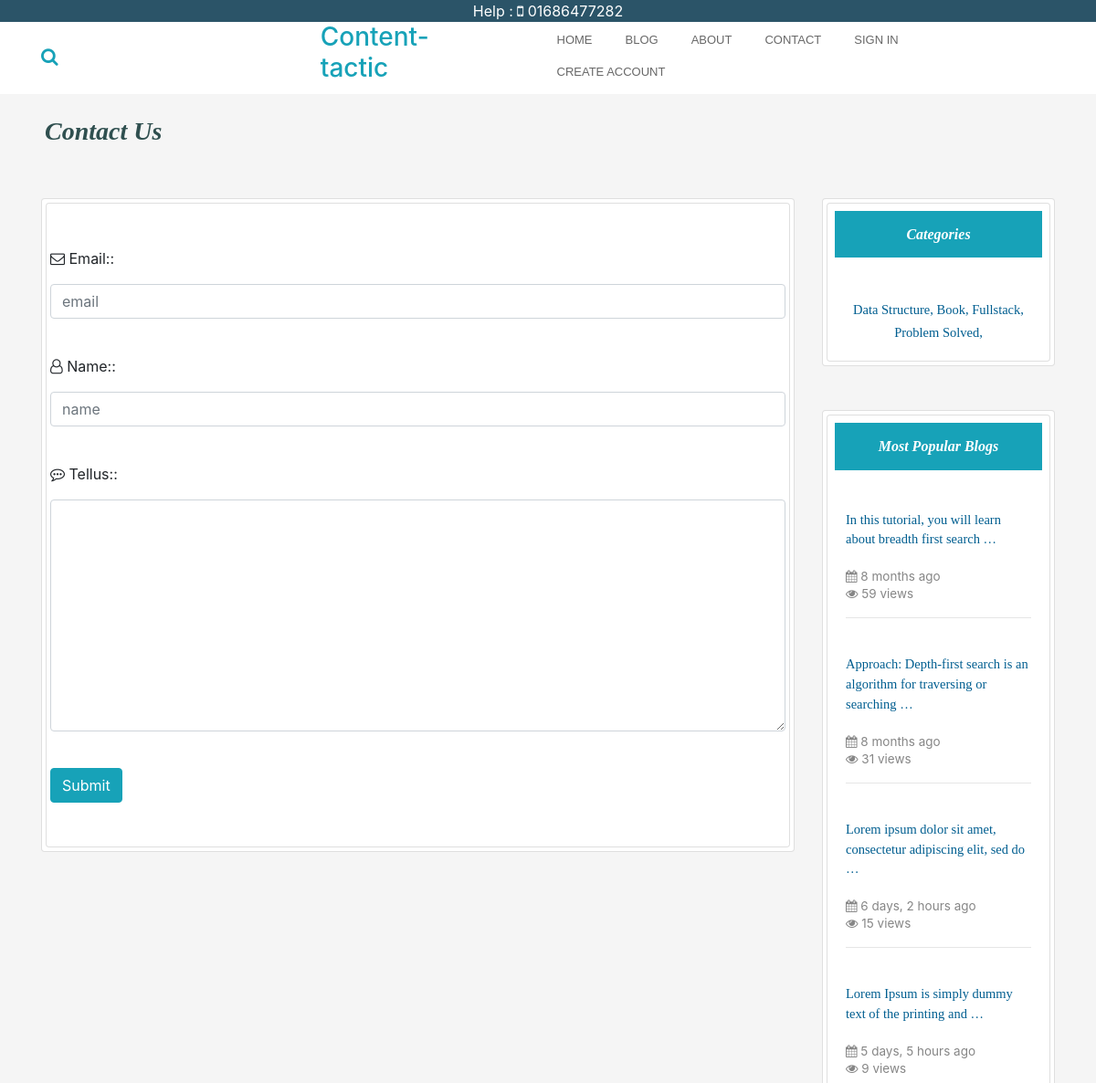
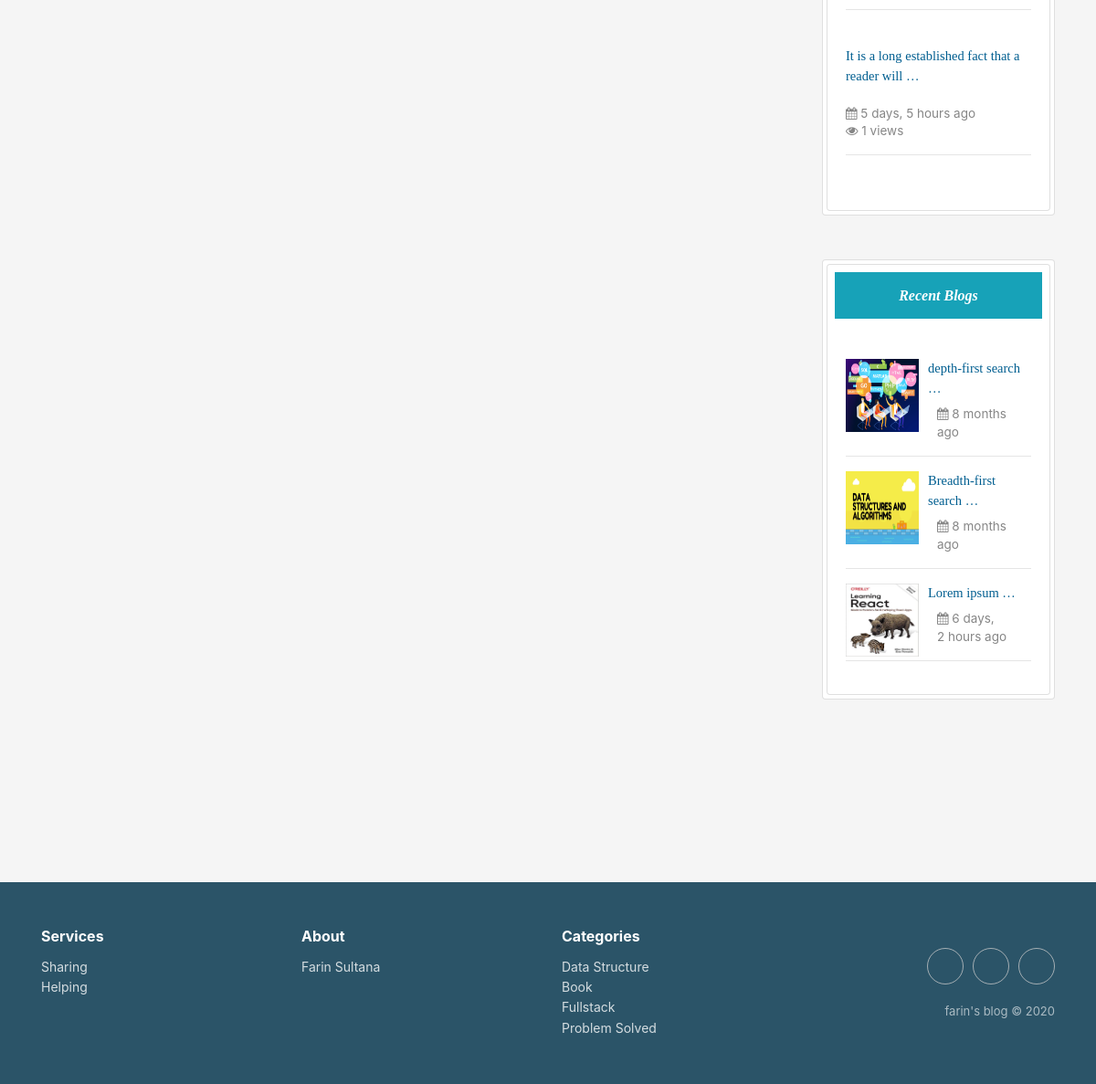
The app's page /contact/, older data (2 pictures, top to bottom).
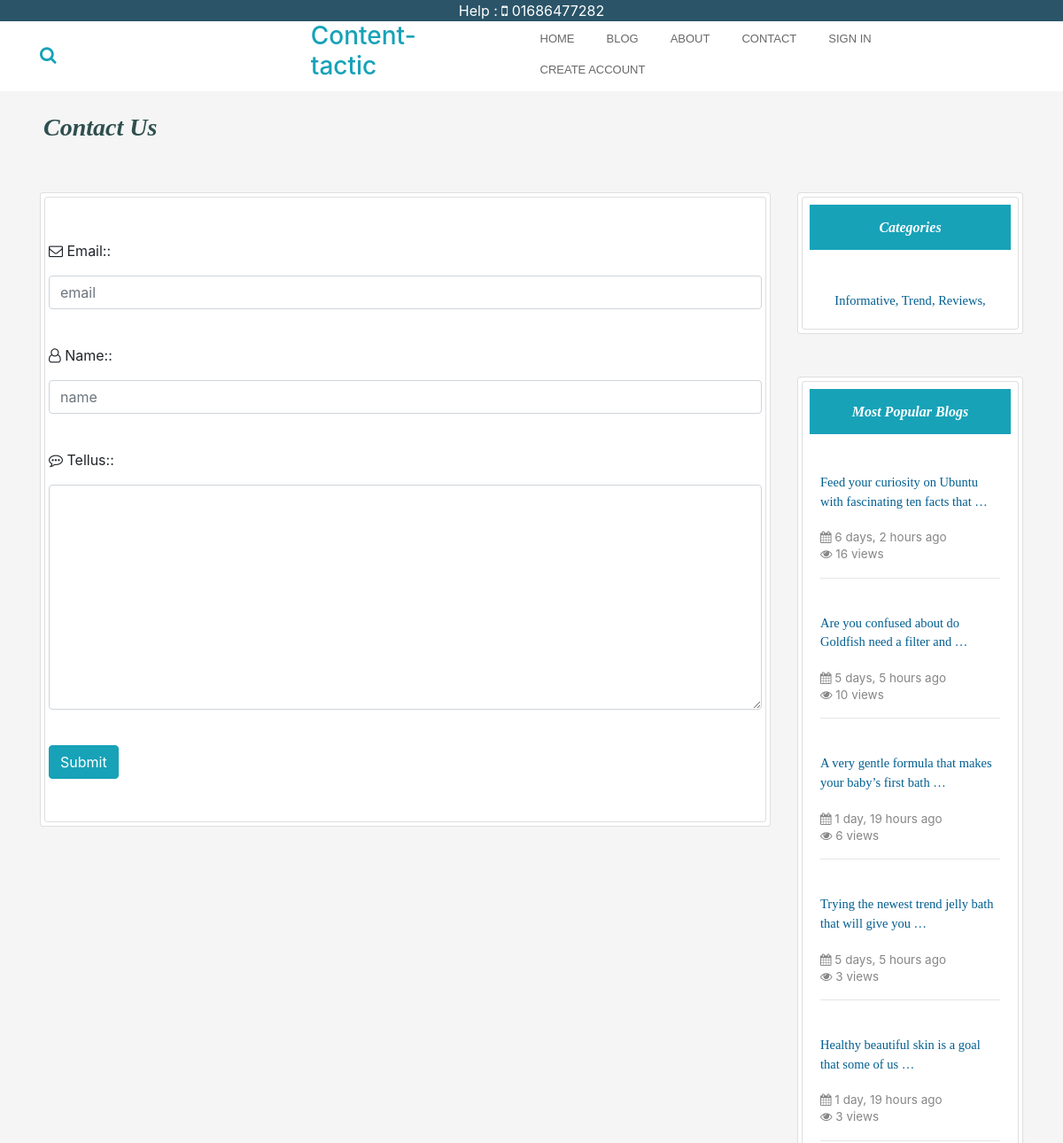
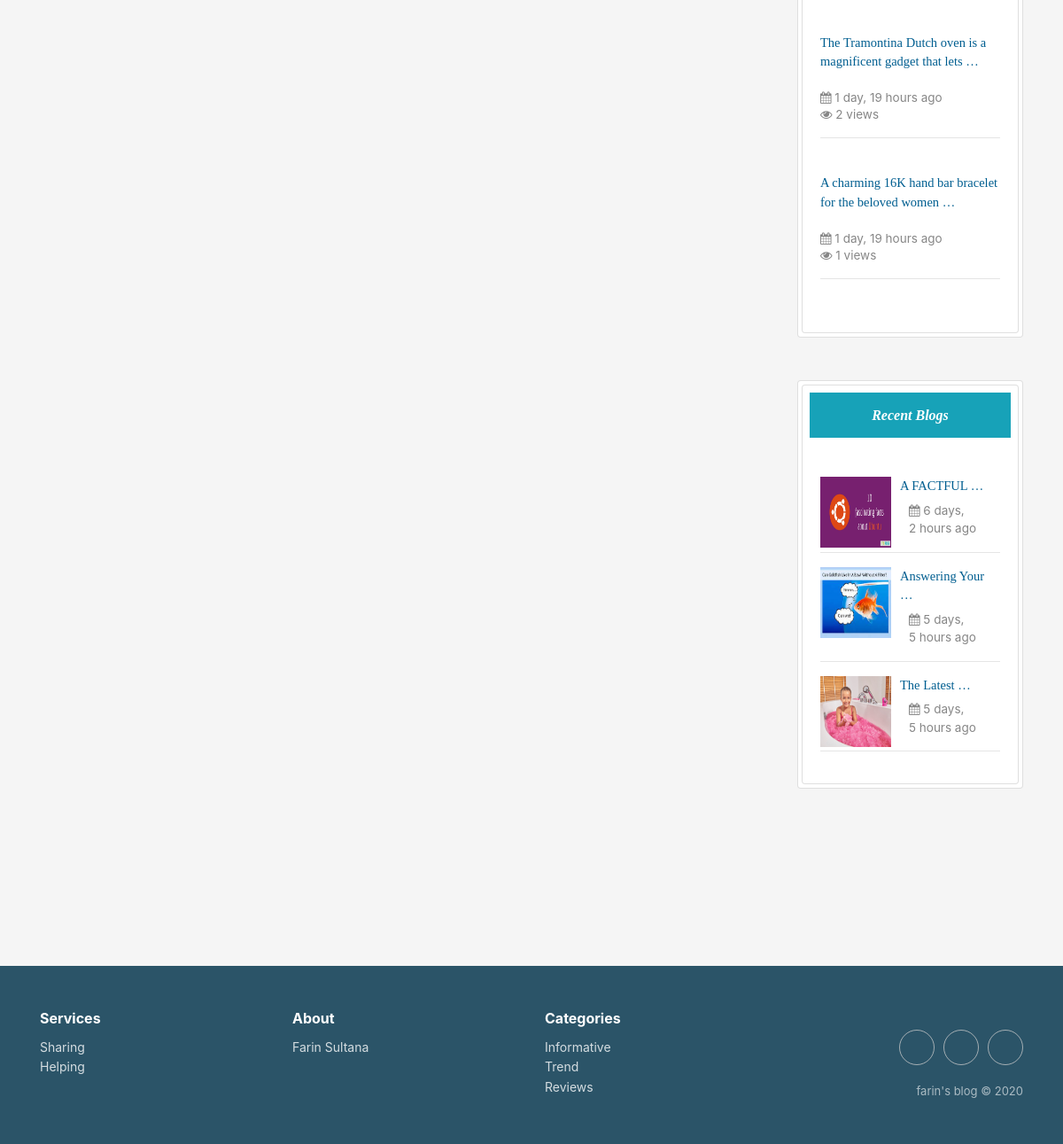
The same page, newer data (2 pictures, top to bottom).
### home/models.py (models this page shows, shortened)
class Category(models.Model):
    category = models.CharField(max_length=200, primary_key=True)

class Post(models.Model):
    category = models.ForeignKey(Category, on_delete=models.CASCADE)
    postAuthor = models.CharField(max_length=200)
    postId = models.AutoField(primary_key=True, auto_created=True)
    postTitle = models.CharField(max_length=200)
    postTimeDate = models.DateTimeField(auto_now_add=True, auto_now=False, blank=True)
    postDescriptions = models.TextField()
    postBody = RichTextField(blank=True, null=True)
    postImage = models.ImageField(blank=True, null=True)
    views = models.IntegerField(default=0)
    def get_photo_url(self):
        if self.postImage and hasattr(self.postImage, 'url'):
            return self.postImage.url
        else:
            return "/static/no.png"

### home/views.py (the view)
# urls.py: path('contact/', views.contactUs, name='contact'),
def contactUs(request):
    context = {}
    populer = Post.objects.all().order_by('-views')[0:10]
    if request.POST:
        form = Contact(request.POST)
        if form.is_valid():
            form.save()
            messages.success(request, "Your message was added successfully.Thanks to you")
            context = {'form': form, 'RecentPost': Post.objects.all()[0:3],
                       'Categories': Category.objects.all(),
                       'Populer': populer,}
            return render(request, 'contact.html', context)
        else:
            messages.error(request, "Please fill the form correctly")
            context = {'form': form, 'RecentPost': Post.objects.all()[0:3],
                       'Categories': Category.objects.all(),
                       'Populer': populer,}
            return render(request, 'contact.html', context)
    else:  # GET request
        form = Contact()
        context = {'form': form, 'RecentPost': Post.objects.all()[0:3],
            'Categories': Category.objects.all(),
            'Populer': populer,}
    return render(request, 'contact.html', context)

### home/forms.py
class Contact(forms.ModelForm):
    Email = forms.EmailField(widget=forms.TextInput(
        attrs = {
            'class': 'form-control',
            'placeholder' : 'email'
        }
    ))
    Name = forms.CharField(widget=forms.TextInput(
        attrs={
            'class': 'form-control',
            'placeholder': 'name'
        }
    ))
    TellUs = forms.CharField( widget=forms.Textarea(
        attrs={
            'class': 'form-control',
        }
    ))
    class Meta:
        model = Contact
        fields = ("Email", "Name", "TellUs")

### templates/contact.html (shortened to what this page needs)
{% extends 'base.html' %}
{% load static %}
{% load humanize %}
 {% block body %}
<div class="container">
<div class="row ml-1 mb-1">
  <h3 class="mb-5 mt-4"  id="heading">Contact Us</h3>
</div>
<div class="row">
 <div class="col-sm-9 mb-5">
<div class="card p-1">
     <div class="card pl-1  pr-1  pt-5 pb-5">
           <form action="{% url 'contact' %}" method="post">
  <label><i class="fa fa-envelope-o" aria-hidden="true"></i> {{ form.Email.label_tag }}:</label>
    <p>{{form.Email}}</p><br>
    <label><i class="fa fa-user-o" aria-hidden="true"></i> {{ form.Name.label_tag }}:</label>
    <p>{{form.Name}}</p><br>
    <label><i class="fa fa-commenting-o" aria-hidden="true"></i> {{ form.TellUs.label_tag }}:</label>
    <p>{{form.TellUs}}</p><br>
        <button type="submit" class="btn btn-info">Submit</button>
</form>
     </div>
 </div>
</div>
        <div class="col-sm-3 " >
             <div class="card p-1">
             <div class="card promoting-card">
<h6 class="bg-info m-2 p-3 text-center" id="headings">Categories</h6>
  <div class="card-body">
                        <div class="mt-3 text-center">
                             {% for cat in Categories%}
                      <a class="text-style" href="{% url 'categories' cat.category %}"> {{cat.category}},  </a>
                             {% endfor %}
                        </div>
                    </div>
  </div>
</div>
   <div class="card p-1 mt-5">
<div class="card promoting-card">
<h6 class="bg-info m-2  p-3 text-center" id="headings">Most Popular Blogs</h6>
 <div class="card-body">
                        <div class="mt-3">
                             {% for post in Populer%}
                            <a href="{% url 'readMore' post.postId %}">
                                <p    class="text-style">
                                    {{ post.postDescriptions | truncatewords:10 }}
                                </p>
                            </a>
                            <span class="description"><i class="fa fa-calendar" aria-hidden="true"></i> {{ post.postTimeDate | naturaltime }}</span>
                            <p class="description"><i class="fa fa-eye" aria-hidden="true"></i> {{ post.views }} views</p>
<hr>
                            <br>
                             {% endfor %}
                        </div>
                    </div>
</div>
</div>
<div class="card p-1 mt-5">
<div class="card promoting-card">
<h6 class="bg-info m-2  p-3 text-center" id="headings">Recent Blogs</h6>
 <div class="card-body">
                        <div class="mt-3">
                             {% for post in RecentPost%}
                            <img style="float:left;" class="d-inline-block" src="{{ post.get_photo_url }}" height=80;
                                width=80; alt="abc">
                            <a href="{% url 'readMore' post.postId %}">
                                <p  style="margin-left:90px;" class="text-style">
                                    {{ post.postTitle |truncatewords:2 }}
                                </p>
                            </a>
                            <p style="margin-left:100px; margin-top:-10px;" class="description"><i class="fa fa-calendar" aria-hidden="true"></i> {{ post.postTimeDate | naturaltime }}</p>
                            <hr>
                             {% endfor %}
                        </div>
                    </div>
</div>
</div>
</div>
</div>
</div>
{% endblock body %}

### templates/base.html (shortened to what this page needs)
{% load static %}
<!DOCTYPE html>
<html lang="en">
<head>
  <link rel="stylesheet" href="https://maxcdn.bootstrapcdn.com/bootstrap/4.5.0/css/bootstrap.min.css">
 <link rel="stylesheet" href="https://cdnjs.cloudflare.com/ajax/libs/font-awesome/4.7.0/css/font-awesome.min.css">
  <link rel="stylesheet" href="{% static 'css/style.css' %} ">
  <link rel="stylesheet" href="https://cdnjs.cloudflare.com/ajax/libs/twitter-bootstrap/4.4.1/css/bootstrap.min.css">
  <link rel="stylesheet" href="https://cdnjs.cloudflare.com/ajax/libs/font-awesome/4.7.0/css/font-awesome.min.css">
  <link rel="stylesheet" href="https://cdnjs.cloudflare.com/ajax/libs/ionicons/2.0.1/css/ionicons.min.css">
  <link rel="stylesheet" href="https://cdnjs.cloudflare.com/ajax/libs/Swiper/3.3.1/css/swiper.min.css">
</head>
<body style="background-color:#F5F5F5">
<div style="background-color:#2b5468; color:#fff;" class="text-center">
<p class="mb-0 mt-0">Help : <i class="fa fa-mobile " aria-hidden="true"></i> 01686477282</p>
</div>
    <nav class="navbar sticky-top navbar-light navbar-expand-md navigation-clean-search pb-1 pt-0" style="font-size: 13;">
        <div class="container "><a class="navbar-brand text-info" href="#"><form class="form-inline mr-auto" method="get" action="{% url 'search' %}" target="_self">
                    <div class="form-group"><label for="search-field"><i class="fa fa-search text-info"></i></label><input class="form-control search-field" type="search" id="search-field" name="search">
                    </div>
                </form></a>
                <a style="text-decoration: none;" href="{% url 'home' %}"><h3 class="text-info ml-0">Content-tactic</h3></a>
            <div class="collapse navbar-collapse"
                id="navcol-1">
                <ul class="nav navbar-nav ml-lg-5">
                    <li class="nav-item" role="presentation"><a class="nav-link" href="{% url 'home' %}">Home</a></li>
                    <li class="nav-item" role="presentation" style="font-size: 13;"><a class="nav-link" href="{% url 'blog' %}" style="font-size: 13;">Blog</a></li>
                    <li class="nav-item" role="presentation"><a class="nav-link" href="{% url 'aboutMe' %}">About</a></li>
					<li class="nav-item" role="presentation"><a class="nav-link" href="{% url 'contact' %}">Contact</a></li>
         {% if user.is_authenticated %}
                        <li class="nav-item dropdown  ">
                        <a class="nav-link dropdown-toggle" href="#" id="navbarDropdown" role="button"
                            data-toggle="dropdown" aria-haspopup="true" aria-expanded="false">
                           <i class="fa fa-user" aria-hidden="true"></i> welcome {{request.user.username}}
                        </a>
                        <div class="dropdown-menu edit-dropdown " aria-labelledby="navbarDropdown">
                            <a class="dropdown-item" href="#">View Profile</a>
                               <a class="dropdown-item" href="{% url 'userLogOut' %}">Logout</a>
                        </div>
                    </li>
                    {% else %}
      <li class="nav-item">
       <a class="nav-link" href="{% url 'userLogIn' %}"  > Sign in</a>
      </li>
      <li class="nav-item">
       <a class="nav-link" href="{% url 'userSignUp' %}" > Create Account</a>
      </li>
      {% endif %}
                </ul>
                </div>
        </div>
    </nav>
     {% block body %}
     {% endblock body %}
 <div class="footer-clean" style="background-color:#2b5468; color:#fff;">
        <footer>
            <div class="container">
                <div class="row justify-content-center">
                    <div class="col-sm-4 col-md-3 item">
                        <h3>Services</h3>
                        <ul>
                            <li><a href="#">Sharing</a></li>
                            <li><a href="#">Helping</a></li>
                        </ul>
                    </div>
                    <div class="col-sm-4 col-md-3 item">
                        <h3>About</h3>
                        <ul>
                            <li><a href="{% url 'aboutMe' %}">Farin Sultana</a></li>
                        </ul>
                    </div>
                    <div class="col-sm-4 col-md-3 item">
                        <h3>Categories</h3>
                        <ul>
                            {% for cat in  Categories %}
                            <li><a href="{% url 'categories' cat.category %}">{{cat.category}}</a></li>
                            {% endfor %}
                        </ul>
                    </div>
                    <div class="col-lg-3 item social"><a href="https://www.facebook.com/imayanchy/"></a><a href="mailto:aaziz9642@gmail.com"></a><a href="https://www.linkedin.com/in/azizur-rahman-720636165"></a>
                        <p class="copyright">farin's blog © 2020</p>
                    </div>
                </div>
            </div>
        </footer>
    </div>
</body>
</html>

### static/css/style.css (style rules this page uses)
#heading { font-family:bitter,georgia,"times new roman",times,serif; font-weight:bold; color:#2F4F4F; font-style: italic }
#headings { font-family:bitter,georgia,"times new roman",times,serif; font-weight:bold; color:#ffffff; font-style: italic }
.description { color:#868686; font-size: 13.5px; margin-top:-2px; }
.text-style { font-family:bitter,georgia,"times new roman",times,serif; color:#005E90; font-size: 14.5px; }
.features-boxed .features,.footer-clean { padding:50px 0 }
.footer-clean { background-color:#fff;color:#4b4c4d }
.footer-clean h3 { margin-top:0;margin-bottom:12px;font-weight:700;font-size:16px }
.footer-clean ul { padding:0;list-style:none;line-height:1.6;font-size:14px;margin-bottom:0 }
.footer-clean ul a { color:inherit;text-decoration:none;opacity:.8 }
.footer-clean .item.social { text-align:right }
.footer-clean .item.social>a { font-size:24px;width:40px;height:40px;line-height:40px;display:inline-block;text-align:center;border-radius:50%;border:1px solid #ccc;margin-left:10px;margin-top:22px;color:inherit;opacity:.75 }
.footer-clean .copyright { margin-top:14px;margin-bottom:0;font-size:13px;opacity:.6 }
.navigation-clean-search { background:#fff;padding-top:.75rem;padding-bottom:.75rem;color:#333;border-radius:0;box-shadow:none;border:none;margin-bottom:0 }
@media (min-width:768px) { .navigation-clean-search { padding-top:1rem;padding-bottom:1rem } }
.navigation-clean-search .navbar-brand { font-weight:700;color:inherit }
.navigation-clean-search .form-inline,.navigation-clean-search .navbar-collapse { border-top-color:#ddd }
.navigation-clean-search.navbar .navbar-nav .nav-link { padding-left:18px;padding-right:18px }
.navigation-clean-search.navbar-light .navbar-nav .nav-link { color:#465765 }
.navigation-clean-search .form-inline label { color:#ccc }
.navigation-clean-search .form-inline .search-field { background:0 0;border:none;border-bottom:1px solid transparent;border-radius:0;box-shadow:none;color:inherit;transition:border-bottom-color .3s }

### templates/base.html (style rules this page uses)
.navbar .nav-link { font-size: 13px !important; font-family: "Gotham SSm",Helvetica,Arial,sans-serif !important; line-height: 1.42857 !important; color: #686868 !important; text-transform: uppercase; text-align: left; text-size-adjust: 100%; }

Row changes from the older to the newer data that the page shows:
removed Category: category "Data Structure"
removed Category: category "Book"
removed Category: category "Fullstack"
removed Category: category "Problem Solved"
removed Post: postDescriptions "In this tutorial, you will learn about breadth first search …", postTimeDate "8 months ago", views "59", get_photo_url (picture), postTitle "Breadth-first search …"
removed Post: postDescriptions "Approach: Depth-first search is an algorithm for traversing or searching …", postTimeDate "8 months ago", views "31", get_photo_url (picture), postTitle "depth-first search …"
added Category: category "Informative"
added Category: category "Trend"
added Category: category "Reviews"
changed Post: postDescriptions "Lorem ipsum dolor sit amet, consectetur adipiscing elit, sed do …" → "Feed your curiosity on Ubuntu with fascinating ten facts that …"; views "15" → "16"; get_photo_url: a different picture; postTitle "Lorem ipsum …" → "A FACTFUL …"
now on one of the page's lists (row edited): Post: postTitle "Answering Your …", postTimeDate "5 days, 5 hours ago"
changed Post: postDescriptions "Lorem Ipsum is simply dummy text of the printing and …" → "Are you confused about do Goldfish need a filter and …"; views "9" → "10"
added Post: postDescriptions "A very gentle formula that makes your baby’s first bath …", postTimeDate "1 day, 19 hours ago", views "6", shown under "Most Popular Blogs"
now on one of the page's lists (row edited): Post: postTitle "The Latest …", postTimeDate "5 days, 5 hours ago"
changed Post: postDescriptions "It is a long established fact that a reader will …" → "Trying the newest trend jelly bath that will give you …"; views "1" → "3"
added Post: postDescriptions "Healthy beautiful skin is a goal that some of us …", postTimeDate "1 day, 19 hours ago", views "3", shown under "Most Popular Blogs"
added Post: postDescriptions "The Tramontina Dutch oven is a magnificent gadget that lets …", postTimeDate "1 day, 19 hours ago", views "2", shown under "Most Popular Blogs"
added Post: postDescriptions "A charming 16K hand bar bracelet for the beloved women …", postTimeDate "1 day, 19 hours ago", views "1", shown under "Most Popular Blogs"
